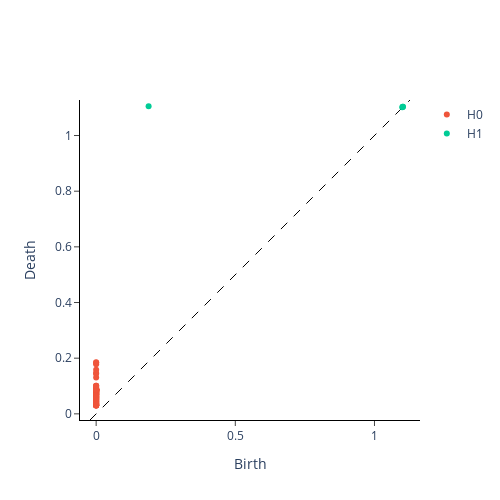

The notebook cell this image was saved under:
### Code cell
from gtda.homology import VietorisRipsPersistence

# 0 - connected components, 1 - loops, 2 - voids
homology_dimensions = [0, 1, 2]

periodic_persistence = VietorisRipsPersistence(
    homology_dimensions=homology_dimensions, n_jobs=6
)
print("Persistence diagram for periodic signal")
periodic_persistence.fit_transform_plot(y_periodic_embedded)
